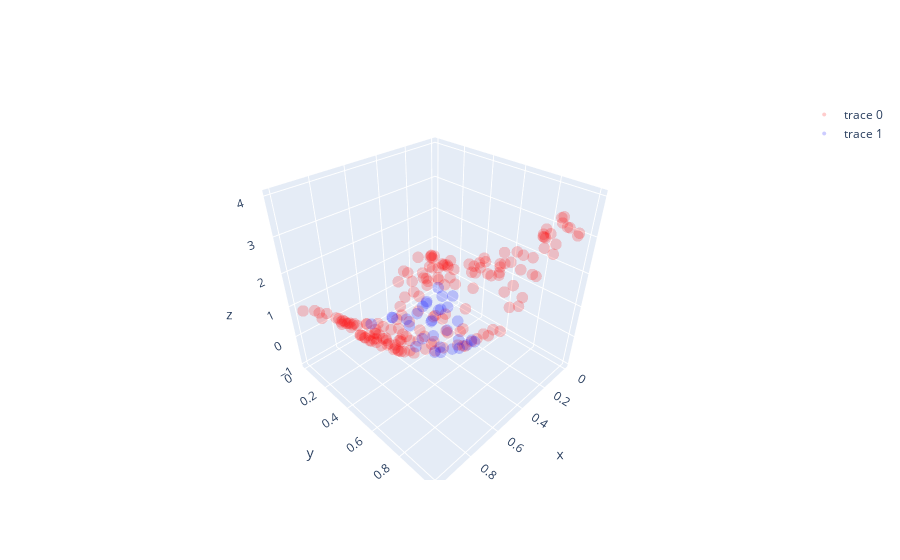

This figure's notebook cell:
### Code cell
fig = go.Figure()
fig.add_trace(go.Scatter3d(x=x[train_idxs, 0], y=x[train_idxs, 1], z=y[train_idxs].flatten(), **TRAIN_MARKER))
fig.add_trace(go.Scatter3d(x=x[test_idxs, 0], y=x[test_idxs, 1], z=y[test_idxs].flatten(), **TEST_MARKER))
fig.show()

### Figure 1 — Plotly figure (JSON) as saved in the notebook; plotly's stock layout.template omitted (floating-point values rounded to 4 significant figures; data arrays with more than 128 entries replaced by an {"elided": "..."} marker saying what was removed)
{"data": [{"marker": {"color": "red", "opacity": 0.2, "size": 4}, "mode": "markers", "type": "scatter3d", "x": {"elided": "169 float values"}, "y": {"elided": "169 float values"}, "z": {"elided": "169 float values"}}, {"marker": {"color": "blue", "opacity": 0.2, "size": 4}, "mode": "markers", "type": "scatter3d", "x": [0.8949, 0.6438, 0.9231, 0.7726, 0.8355, 0.9836, 0.85, 0.7358, 0.9066, 0.6236, 0.6256, 0.6751, 0.6034, 0.6531, 0.932, 0.8609, 0.8883, 0.9173, 0.7742, 0.976, 0.7031, 0.7111, 0.7881, 0.6476, 0.7741, 0.9761, 0.8531, 0.8596, 0.9931, 0.8794, 0.8323], "y": [0.7972, 0.8446, 0.8797, 0.7614, 0.818, 0.9969, 0.6973, 0.6067, 0.9405, 0.6637, 0.7837, 0.8941, 0.6011, 0.7656, 0.8902, 0.8785, 0.7267, 0.8535, 0.8431, 0.7447, 0.7351, 0.8529, 0.9114, 0.8891, 0.6942, 0.6037, 0.9172, 0.8892, 0.7697, 0.9646, 0.8108], "z": [2.675, 1.234, 3.214, 1.637, 2.398, 3.981, 1.953, 0.7175, 3.478, 0.3596, 0.8847, 1.626, 0.09059, 0.8866, 3.299, 2.883, 2.318, 3.056, 2.043, 2.663, 1.009, 1.623, 2.513, 1.48, 1.355, 2.092, 3.039, 2.931, 2.773, 3.475, 2.339]}], "layout": {}}
